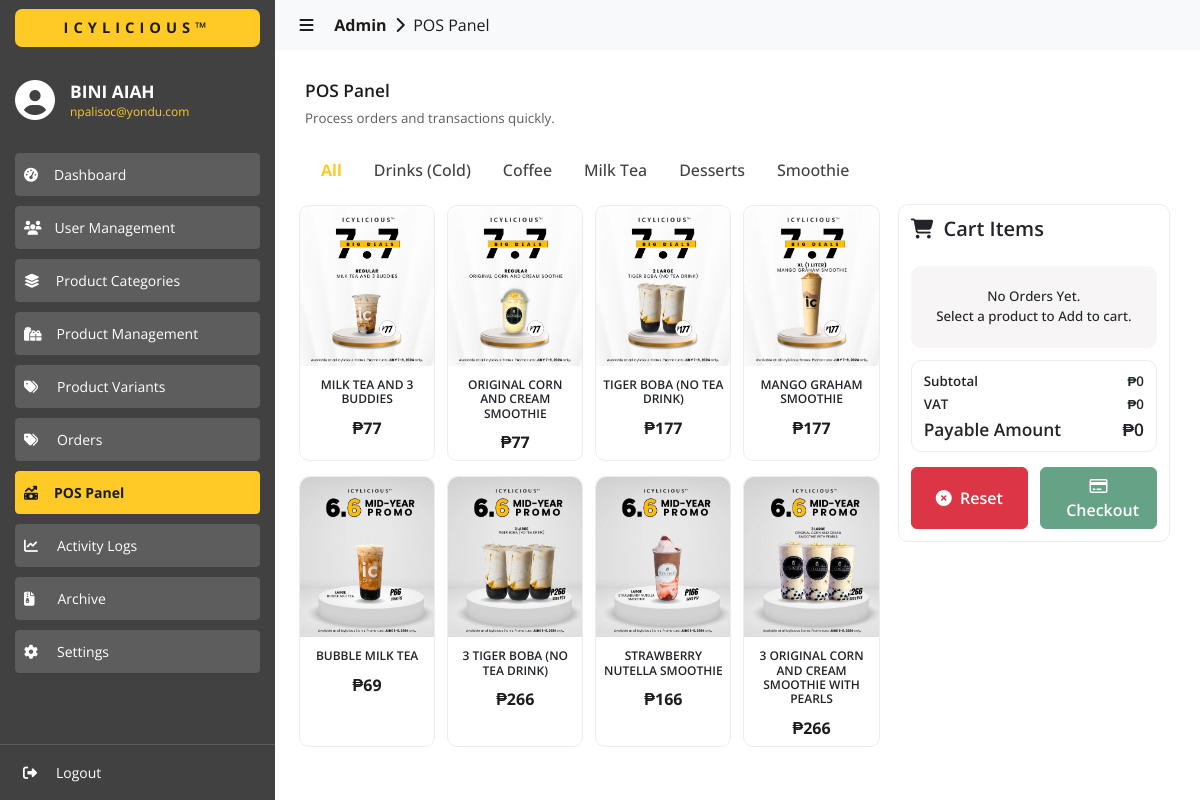
The app's page /admin/pos/index.php (signed in) with its own data.
### tables this page shows
CREATE TABLE `categories` (
  `id` int(11) NOT NULL,
  `category_name` varchar(255) NOT NULL,
  `category_description` varchar(255) NOT NULL
);

CREATE TABLE `products_info` (
  `id` int(11) NOT NULL,
  `product_name` varchar(255) NOT NULL,
  `product_description` varchar(999) NOT NULL,
  `product_status` varchar(255) NOT NULL
);

CREATE TABLE `products_images` (
  `id` int(11) NOT NULL,
  `product_id` int(11) NOT NULL,
  `product_image` varchar(999) NOT NULL
);

CREATE TABLE `promotions` (
  `id` int(11) NOT NULL,
  `product_id` int(11) NOT NULL,
  `promotional_price` int(11) NOT NULL,
  `is_buy_x_take_x` int(11) NOT NULL,
  `buy_x_of` int(11) NOT NULL,
  `take_x_of` int(11) NOT NULL
);

CREATE TABLE `products_prices` (
  `id` int(11) NOT NULL,
  `product_id` int(11) NOT NULL,
  `variant_id` int(11) NOT NULL,
  `variant_price` int(11) NOT NULL
);

### admin/pos/index.php (the view, shortened to what the rows shown need)
<?php
  include('../../utils/connections.php');
?>
<!DOCTYPE html>
<html lang="en">
  <head>
    <link
      href="https://cdn.jsdelivr.net/npm/bootstrap@5.3.3/dist/css/bootstrap.min.css"
      rel="stylesheet"
    >
    <link href="https://cdn.datatables.net/2.0.5/css/dataTables.bootstrap5.css" rel="stylesheet">
    <link rel="stylesheet" href="../../assets/css/global.css" />
    <link rel="stylesheet" href="./css/pos.css" />
  </head>
  <body>
    <div id="content-body" class="content content-slide-expanded">
      <div>
        <div class="content-wrapper">
          <div style="margin-top: 5px;">
            <nav class="nav">
              <?php
                $selected_category_name = 'All';
                if (isset($_GET['category_name'])) {
                  $selected_category_name = $_GET['category_name'];
                  if ($selected_category_name == 'All') {
                    echo '<a class="nav-link active color-yellow sans-bold" aria-current="page" href="./">All</a>';
                  } else {
                    echo '<a class="nav-link color-light-grey sans-500" aria-current="page" href="./">All</a>';
                  }
                } else {
                  echo '<a class="nav-link active color-yellow sans-bold" aria-current="page" href="./">All</a>';
                }
                $fetch_query = "SELECT * FROM categories ORDER BY id ASC";
                $result = $conn->query($fetch_query);
                if ($result->num_rows > 0) {
                  while ($row = $result->fetch_assoc()) {
                    $category_id = $row['id'];
                    $category_name = $row['category_name'];
                    $category_description = $row['category_description'];
                    $active_status = '';
                    if ($selected_category_name == $category_name) {
                      $active_status = 'nav-link color-yellow sans-bold active';
                    } else {
                      $active_status = 'nav-link color-light-grey sans-500';
                    }
                    echo '
                      <a
                        class="'.$active_status.'"
                        aria-current="page"
                        href="./?id='.$category_id.'&category_name='.$category_name.'&category_description='.$category_description.'">
                        '.$category_name.'
                      </a>
                    ';
                  }
                }
              ?>
            </nav>
            <div class="row">
              <div class="col-lg-8 col-md-8 col-sm-12">
                <div style="padding-top: 0px;">
                  <div class="row">
                    <?php
                      if (isset($_GET['id'])) {
                        $category_id = intval($_GET['id']);
                        $fetch_query = "SELECT * FROM products_categories WHERE category_id = ".$category_id."";
                        $category_result = $conn->query($fetch_query);
                        if ($category_result->num_rows > 0) {
                          while ($category_row = $category_result->fetch_assoc()) {
                            $product_id = $category_row['product_id'];
                            $fetch_query = "SELECT * FROM products_info WHERE id = ".$product_id." AND product_status = 'ACTIVE' LIMIT 1";
                            $product_result = $conn->query($fetch_query);
                            if ($product_result->num_rows > 0) {
                              while ($product_row = $product_result->fetch_assoc()) {
                                $product_id = $product_row['id'];
                                $product_name = $product_row['product_name'];
                                $product_image = "";
                                $product_price = 0.00;
                                $fetch_query = "SELECT * FROM products_images WHERE product_id = ".$product_id." LIMIT 1";
                                $image_result = $conn->query($fetch_query);
                                if ($image_result->num_rows > 0) {
                                  $image_row = $image_result->fetch_assoc();
                                  $product_image = $image_row['product_image'];
                                }
                                $fetch_query = "SELECT * FROM products_prices WHERE product_id = ".$product_id." LIMIT 1";
                                $price_result = $conn->query($fetch_query);
                                if ($price_result->num_rows > 0) {
                                  $price_row = $price_result->fetch_assoc();
                                  $variant_price = $price_row['variant_price'];
                                  $product_price = floatval($variant_price);
                                  $fetch_query = "SELECT * FROM promotions WHERE product_id = ".$product_id." LIMIT 1";
                                  $promotions_result = $conn->query($fetch_query);
                                  if ($promotions_result->num_rows > 0) {
                                    $promotions_row = $promotions_result->fetch_assoc();
                                    $promotional_price = $promotions_row['promotional_price'];
                                    if ($promotional_price != "") {
                                      if ($promotional_price != 0) {
                                        $product_price = floatval($promotional_price);
                                      }
                                    }
                                  }
                                }
                                echo '
                                  <div
                                    onclick="onAddQuantity('."'".$product_id."'".')"
                                    class="col-lg-3 col-md-4 col-sm-6 div-pos-product-col">
                                    <div class="div-pos-product-container">
                                      <img
                                        src="../../admin/uploads/'.$product_image.'"
                                        class="img-product"
                                      />
                                      <h5 class="sans-600 size-09" style="margin-bottom: 0px !important; padding-inline: 7px;">
                                        '.$product_name.'
                                      </h5>
                                      <h3 class="color-dark-grey sans-bold size-12" style="flex: 1;">
                                        ₱'.number_format($product_price).'
                                      </h3>
                                    </div>
                                  </div>
                                ';
                              }
                            }
                          }
                        }
                      } else {
                        $fetch_query = "SELECT * FROM products_info WHERE product_status = 'ACTIVE'";
                        $product_result = $conn->query($fetch_query);
                        if ($product_result->num_rows > 0) {
                          while ($product_row = $product_result->fetch_assoc()) {
                            $product_id = $product_row['id'];
                            $product_name = $product_row['product_name'];
                            $product_image = "";
                            $product_price = 0.00;
                            $fetch_query = "SELECT * FROM products_images WHERE product_id = ".$product_id." LIMIT 1";
                            $image_result = $conn->query($fetch_query);
                            if ($image_result->num_rows > 0) {
                              $image_row = $image_result->fetch_assoc();
                              $product_image = $image_row['product_image'];
                            }
                            $fetch_query = "SELECT * FROM products_prices WHERE product_id = ".$product_id." LIMIT 1";
                            $price_result = $conn->query($fetch_query);
                            if ($price_result->num_rows > 0) {
                              $price_row = $price_result->fetch_assoc();
                              $variant_price = $price_row['variant_price'];
                              $product_price = floatval($variant_price);
                              $fetch_query = "SELECT * FROM promotions WHERE product_id = ".$product_id." LIMIT 1";
                              $promotions_result = $conn->query($fetch_query);
                              if ($promotions_result->num_rows > 0) {
                                $promotions_row = $promotions_result->fetch_assoc();
                                $promotional_price = $promotions_row['promotional_price'];
                                if ($promotional_price != "") {
                                  if ($promotional_price != 0) {
                                    $product_price = floatval($promotional_price);
                                  }
                                }
                              }
                            }
                            echo '
                              <div
                                onclick="onAddQuantity('."'".$product_id."'".')"
                                class="col-lg-3 col-md-4 col-sm-6 div-pos-product-col">
                                <div class="div-pos-product-container">
                                  <img
                                    src="../../admin/uploads/'.$product_image.'"
                                    class="img-product"
                                  />
                                  <h5 class="sans-600 size-09" style="margin-bottom: 0px !important; padding-inline: 7px;">
                                    '.$product_name.'
                                  </h5>
                                  <h3 class="color-dark-grey sans-bold size-12">
                                    ₱'.number_format($product_price).'
                                  </h3>
                                </div>
                              </div>
                            ';
                          }
                        }
                      }
                    ?>
                  </div>
                </div>
              </div>
        </div>
      </div>
    </div>
  </body>
</html>

### records on screen
categories: category_name "Drinks (Cold)"
categories: category_name "Coffee"
categories: category_name "Milk Tea"
categories: category_name "Desserts"
categories: category_name "Smoothie"
products_info: products_images.product_image (picture), product_name "MILK TEA AND 3 BUDDIES", promotions.promotional_price "77"
products_info: products_images.product_image (picture), product_name "ORIGINAL CORN AND CREAM SMOOTHIE", promotions.promotional_price "77"
products_info: products_images.product_image (picture), product_name "TIGER BOBA (NO TEA DRINK)", promotions.promotional_price "177"
products_info: products_images.product_image (picture), product_name "MANGO GRAHAM SMOOTHIE", promotions.promotional_price "177"
products_info: products_images.product_image (picture), product_name "BUBBLE MILK TEA", products_prices.variant_price "69"
products_info: products_images.product_image (picture), product_name "3 TIGER BOBA (NO TEA DRINK)", products_prices.variant_price "266"
products_info: products_images.product_image (picture), product_name "STRAWBERRY NUTELLA SMOOTHIE", products_prices.variant_price "166"
products_info: products_images.product_image (picture), product_name "3 ORIGINAL CORN AND CREAM SMOOTHIE WITH PEARLS", products_prices.variant_price "266"

### other values on screen
$_SESSION['user_info.first_name'] "BINI"
$_SESSION['user_info.last_name'] "AIAH"
$_SESSION['user_info.email'] "npalisoc@yondu.com"
$subtotal_order "0"
$vat "0"
$total_order "0"
